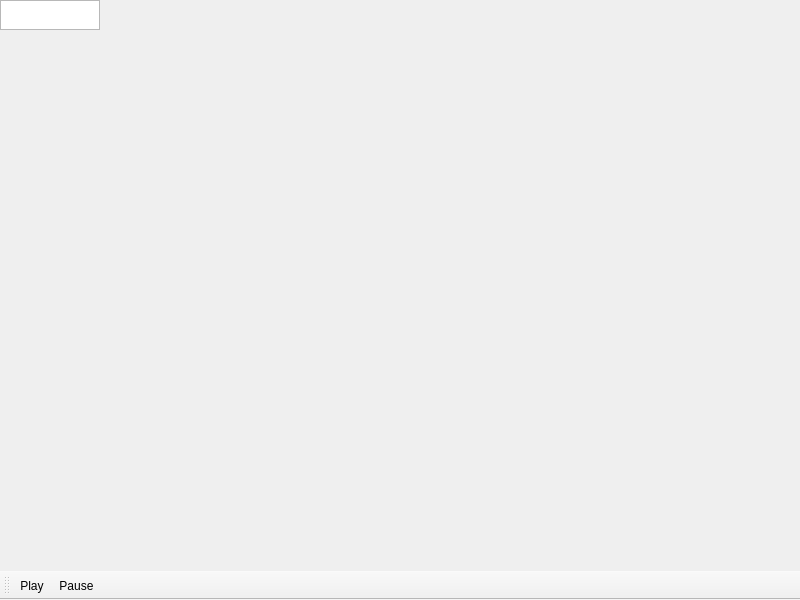
<?xml version="1.0" encoding="UTF-8"?>
<ui version="4.0">
 <class>Player</class>
 <widget class="QMainWindow" name="Player">
  <property name="geometry">
   <rect>
    <x>0</x>
    <y>0</y>
    <width>800</width>
    <height>600</height>
   </rect>
  </property>
  <property name="windowTitle">
   <string/>
  </property>
  <widget class="QGraphicsView" name="graphicsView">
   <property name="contextMenuPolicy">
    <enum>Qt::ActionsContextMenu</enum>
   </property>
  </widget>
  <widget class="QToolBar" name="toolBar">
   <property name="windowTitle">
    <string>toolBar</string>
   </property>
   <attribute name="toolBarArea">
    <enum>BottomToolBarArea</enum>
   </attribute>
   <attribute name="toolBarBreak">
    <bool>false</bool>
   </attribute>
   <addaction name="actionPlay"/>
   <addaction name="actionPause"/>
  </widget>
  <action name="actionPlay">
   <property name="icon">
    <iconset theme="media-playback-start">
     <normaloff>.</normaloff>.</iconset>
   </property>
   <property name="text">
    <string>Play</string>
   </property>
  </action>
  <action name="actionPause">
   <property name="icon">
    <iconset theme="media-playback-pause">
     <normaloff>.</normaloff>.</iconset>
   </property>
   <property name="text">
    <string>Pause</string>
   </property>
   <property name="visible">
    <bool>false</bool>
   </property>
  </action>
  <action name="actionOpen">
   <property name="text">
    <string>Open...</string>
   </property>
  </action>
 </widget>
 <resources/>
 <connections/>
</ui>
